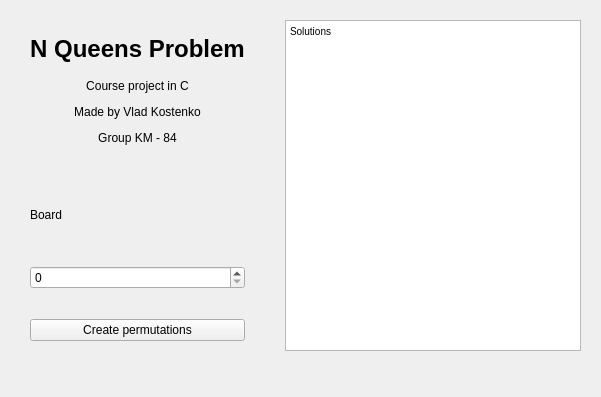
<?xml version="1.0" encoding="UTF-8"?>
<ui version="4.0">
 <class>MainWindow</class>
 <widget class="QMainWindow" name="MainWindow">
  <property name="enabled">
   <bool>true</bool>
  </property>
  <property name="geometry">
   <rect>
    <x>0</x>
    <y>0</y>
    <width>601</width>
    <height>397</height>
   </rect>
  </property>
  <property name="windowTitle">
   <string>MainWindow</string>
  </property>
  <property name="animated">
   <bool>true</bool>
  </property>
  <widget class="QWidget" name="centralWidget">
   <widget class="QWidget" name="layoutWidget">
    <property name="geometry">
     <rect>
      <x>0</x>
      <y>0</y>
      <width>601</width>
      <height>371</height>
     </rect>
    </property>
    <layout class="QHBoxLayout" name="horizontalLayout_2">
     <property name="spacing">
      <number>10</number>
     </property>
     <property name="leftMargin">
      <number>10</number>
     </property>
     <property name="topMargin">
      <number>10</number>
     </property>
     <property name="rightMargin">
      <number>10</number>
     </property>
     <property name="bottomMargin">
      <number>10</number>
     </property>
     <item>
      <layout class="QVBoxLayout" name="verticalLayout_4">
       <property name="spacing">
        <number>10</number>
       </property>
       <property name="leftMargin">
        <number>10</number>
       </property>
       <property name="topMargin">
        <number>10</number>
       </property>
       <property name="rightMargin">
        <number>10</number>
       </property>
       <property name="bottomMargin">
        <number>10</number>
       </property>
       <item>
        <layout class="QVBoxLayout" name="verticalLayout_2">
         <property name="spacing">
          <number>10</number>
         </property>
         <property name="leftMargin">
          <number>10</number>
         </property>
         <property name="topMargin">
          <number>10</number>
         </property>
         <property name="rightMargin">
          <number>10</number>
         </property>
         <property name="bottomMargin">
          <number>10</number>
         </property>
         <item>
          <widget class="QLabel" name="label">
           <property name="text">
            <string>&lt;!DOCTYPE HTML PUBLIC &quot;-//W3C//DTD HTML 4.0//EN&quot; &quot;http://www.w3.org/TR/REC-html40/strict.dtd&quot;&gt;
&lt;html&gt;&lt;head&gt;&lt;meta name=&quot;qrichtext&quot; content=&quot;1&quot; /&gt;&lt;style type=&quot;text/css&quot;&gt;
p, li { white-space: pre-wrap; }
&lt;/style&gt;&lt;/head&gt;&lt;body style=&quot; font-family:'MS Shell Dlg 2'; font-size:8pt; font-weight:400; font-style:normal;&quot;&gt;
&lt;h1 align=&quot;center&quot; style=&quot; margin-top:18px; margin-bottom:12px; margin-left:0px; margin-right:0px; -qt-block-indent:0; text-indent:0px;&quot;&gt;&lt;span style=&quot; font-size:xx-large; font-weight:600;&quot;&gt;N Queens Problem&lt;/span&gt;&lt;/h1&gt;&lt;/body&gt;&lt;/html&gt;</string>
           </property>
          </widget>
         </item>
         <item>
          <widget class="QLabel" name="label_2">
           <property name="text">
            <string>&lt;html&gt;&lt;head/&gt;&lt;body&gt;&lt;p align=&quot;center&quot;&gt;Course project in C&lt;/p&gt;&lt;p align=&quot;center&quot;&gt;Made by Vlad Kostenko&lt;/p&gt;&lt;p align=&quot;center&quot;&gt;Group KM - 84&lt;/p&gt;&lt;/body&gt;&lt;/html&gt;</string>
           </property>
          </widget>
         </item>
        </layout>
       </item>
       <item>
        <layout class="QVBoxLayout" name="verticalLayout_3">
         <property name="spacing">
          <number>10</number>
         </property>
         <property name="leftMargin">
          <number>10</number>
         </property>
         <property name="topMargin">
          <number>10</number>
         </property>
         <property name="rightMargin">
          <number>10</number>
         </property>
         <property name="bottomMargin">
          <number>10</number>
         </property>
         <item>
          <widget class="QLabel" name="label_3">
           <property name="enabled">
            <bool>true</bool>
           </property>
           <property name="text">
            <string>&lt;html&gt;&lt;head/&gt;&lt;body&gt;&lt;p&gt;Board &lt;/p&gt;&lt;/body&gt;&lt;/html&gt;</string>
           </property>
          </widget>
         </item>
         <item>
          <widget class="QSpinBox" name="spinBox_board">
           <property name="minimum">
            <number>0</number>
           </property>
           <property name="maximum">
            <number>26</number>
           </property>
          </widget>
         </item>
        </layout>
       </item>
       <item>
        <layout class="QHBoxLayout" name="horizontalLayout">
         <property name="spacing">
          <number>10</number>
         </property>
         <property name="leftMargin">
          <number>10</number>
         </property>
         <property name="topMargin">
          <number>10</number>
         </property>
         <property name="rightMargin">
          <number>10</number>
         </property>
         <property name="bottomMargin">
          <number>10</number>
         </property>
         <item>
          <widget class="QPushButton" name="pushButton_perm">
           <property name="text">
            <string>Create permutations</string>
           </property>
          </widget>
         </item>
        </layout>
       </item>
      </layout>
     </item>
     <item>
      <layout class="QVBoxLayout" name="verticalLayout">
       <property name="spacing">
        <number>10</number>
       </property>
       <property name="leftMargin">
        <number>10</number>
       </property>
       <property name="topMargin">
        <number>10</number>
       </property>
       <property name="rightMargin">
        <number>10</number>
       </property>
       <property name="bottomMargin">
        <number>10</number>
       </property>
       <item>
        <widget class="QTextEdit" name="textEdit">
         <property name="enabled">
          <bool>true</bool>
         </property>
         <property name="font">
          <font>
           <family>Arial</family>
          </font>
         </property>
         <property name="readOnly">
          <bool>true</bool>
         </property>
         <property name="html">
          <string>&lt;!DOCTYPE HTML PUBLIC &quot;-//W3C//DTD HTML 4.0//EN&quot; &quot;http://www.w3.org/TR/REC-html40/strict.dtd&quot;&gt;
&lt;html&gt;&lt;head&gt;&lt;meta name=&quot;qrichtext&quot; content=&quot;1&quot; /&gt;&lt;style type=&quot;text/css&quot;&gt;
p, li { white-space: pre-wrap; }
&lt;/style&gt;&lt;/head&gt;&lt;body style=&quot; font-family:'Arial'; font-size:7.8pt; font-weight:400; font-style:normal;&quot;&gt;
&lt;p style=&quot; margin-top:0px; margin-bottom:0px; margin-left:0px; margin-right:0px; -qt-block-indent:0; text-indent:0px;&quot;&gt;&lt;span style=&quot; font-family:'MS Shell Dlg 2';&quot;&gt;Solutions&lt;/span&gt;&lt;/p&gt;&lt;/body&gt;&lt;/html&gt;</string>
         </property>
        </widget>
       </item>
      </layout>
     </item>
    </layout>
   </widget>
  </widget>
  <widget class="QMenuBar" name="menuBar">
   <property name="geometry">
    <rect>
     <x>0</x>
     <y>0</y>
     <width>601</width>
     <height>26</height>
    </rect>
   </property>
  </widget>
 </widget>
 <layoutdefault spacing="6" margin="11"/>
 <resources/>
 <connections/>
</ui>
